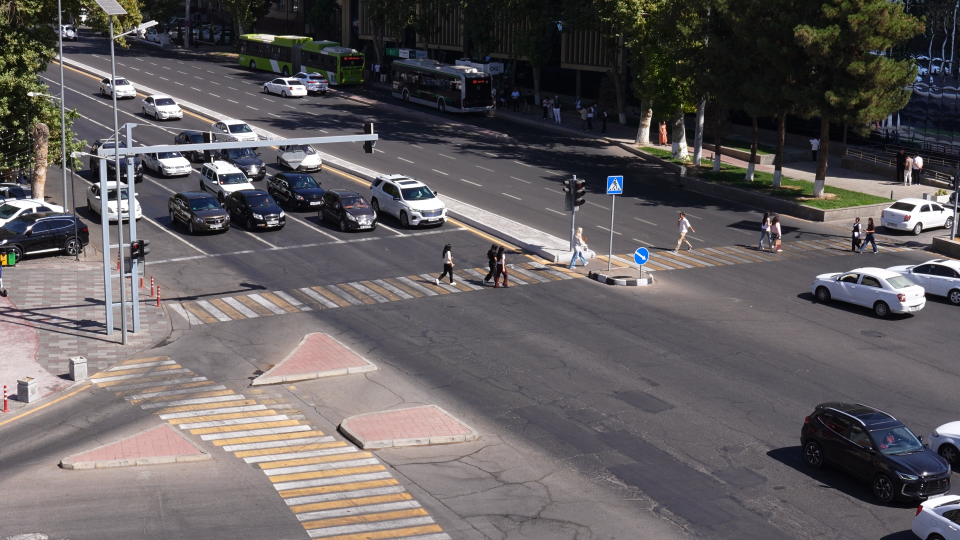
#> input picture src/assets/reference.jpg, 1920 x 1080 px (shown at 1/2 size)
$ python export_site_data.py ../src/assets/reference.jpg --out out.png
#> lines starting #> are read from the running program, lines starting #| are printed output that depends on the picture
### src/video.py
"""Video reading with frame skipping and downscaling."""
from __future__ import annotations

from dataclasses import dataclass
from typing import Iterator

import cv2
import numpy as np

from .config import REF_H, REF_W


@dataclass
class VideoInfo:
    path: str
    fps: float
    n_frames: int
    width: int
    height: int

    @property
    def duration(self) -> float:
        return self.n_frames / self.fps if self.fps else 0.0


def probe(path: str) -> VideoInfo:
    cap = cv2.VideoCapture(path)
    if not cap.isOpened():
        raise RuntimeError(f"cannot open {path}")
    info = VideoInfo(
        path=path,
        fps=cap.get(cv2.CAP_PROP_FPS) or 25.0,
        n_frames=int(cap.get(cv2.CAP_PROP_FRAME_COUNT)),
        width=int(cap.get(cv2.CAP_PROP_FRAME_WIDTH)),
        height=int(cap.get(cv2.CAP_PROP_FRAME_HEIGHT)),
    )
    cap.release()
    return info


# [28 lines left out: functions to_ref, iter_frames, not called in this run]

### src/scene.py
"""Scene layout of the fixed camera: crossings, stop lines, traffic lights, islands.

Geometry comes from scene.json (hand-annotated) in 1920x1080 reference pixels.
"""
from __future__ import annotations

import json
from dataclasses import dataclass
from pathlib import Path

import cv2
import numpy as np

SCENE_JSON = Path(__file__).with_name("scene.json")


def _poly(points) -> np.ndarray:
    return np.asarray(points, dtype=np.float32)


def inside(poly: np.ndarray, x: float, y: float) -> bool:
    return cv2.pointPolygonTest(poly, (float(x), float(y)), False) >= 0


# [4 lines left out: function side_of_line, not called in this run]


@dataclass
class Scene:
    crosswalks: dict[str, np.ndarray]
    stop_lines: dict[str, np.ndarray]
    stop_line_signal: dict[str, str]
    lights: dict[str, dict[str, tuple[int, int, int, int]]]
    islands: dict[str, np.ndarray]
    carriageway_heading: dict[str, float]

    @classmethod
    def load(cls, path: Path = SCENE_JSON) -> "Scene":
        d = json.loads(path.read_text())
        return cls(
            crosswalks={k: _poly(v) for k, v in d["crosswalks"].items()},
            stop_lines={k: _poly(v["line"]) for k, v in d["stop_lines"].items()},
            stop_line_signal={k: v["signal"] for k, v in d["stop_lines"].items()},
            lights={k: {lamp: tuple(box) for lamp, box in v.items() if not lamp.startswith("_")}
                    for k, v in d["traffic_lights"].items()},
            islands={k: _poly(v) for k, v in d["non_carriageway"].items() if not k.startswith("_")},
            carriageway_heading={k: float(v["heading_deg"]) for k, v in d["carriageways"].items()},
        )

    # [26 lines left out: functions to_video, crosswalk_at, not called in this run]

    def on_island(self, x: float, y: float) -> bool:
        return any(inside(p, x, y) for p in self.islands.values())

    # [25 lines left out: function draw, not called in this run]

### scripts/export_site_data.py
"""Export EDA data and figures for the team website from the cached tracks and signal phases.

    python scripts/export_site_data.py samples/*.MP4 --out ../traffic-event-detection-web/public/data

Writes:
    videos.json               per-video facts, counts over time, track totals, signal phases, alignment
    eda/*.jpg                 thumbnails, scene layout, motion heatmaps, trajectories, alignment check
Needs cache/<video>.tracks.csv (scripts/cache_tracks.py) and, for phases, cache/<video>.signals.json
(scripts/cache_signals.py).
"""
from __future__ import annotations

import argparse
import json
import math
import sys
from collections import Counter, defaultdict
from pathlib import Path

import cv2
import numpy as np

sys.path.insert(0, str(Path(__file__).resolve().parent.parent))

from src import align, config  # noqa: E402
from src.scene import Scene  # noqa: E402
from src.tracking import load_tracks  # noqa: E402
from src.video import iter_frames, probe  # noqa: E402

BIN_SEC = 5.0
MIN_CONF = 0.3
MIN_TRACK_DETS = 10          # ~1 s at the 10 Hz detection rate: shorter tracks are fragments
GROUPS = {"car": "cars", "bus": "heavy", "truck": "heavy", "motorcycle": "two_wheelers",
          "bicycle": "two_wheelers", "person": "pedestrians"}
# Sequential ramps from the site's chart palette (light -> dark).
BLUE_RAMP = ["#cde2fb", "#86b6ef", "#3987e5", "#256abf", "#104281"]
ORANGE_RAMP = ["#fde3d6", "#f5ad8c", "#eb6834", "#c24d1c", "#8a3310"]
JPEG = [cv2.IMWRITE_JPEG_QUALITY, 82]


def hex_to_bgr(h: str) -> np.ndarray:
    h = h.lstrip("#")
    return np.array([int(h[4:6], 16), int(h[2:4], 16), int(h[0:2], 16)], dtype=np.float32)


def ramp_lut(ramp: list[str]) -> np.ndarray:
    """256-entry BGR lookup table interpolating a sequential ramp."""
    stops = np.stack([hex_to_bgr(c) for c in ramp])
    x = np.linspace(0, 1, len(stops))
    t = np.linspace(0, 1, 256)
    return np.stack([np.interp(t, x, stops[:, i]) for i in range(3)], axis=1)


def heat_overlay(bg: np.ndarray, paths: list[np.ndarray], ramp: list[str]) -> np.ndarray:
    """Flow heatmap: how many distinct road users passed through each spot (not how long they stood there)."""
    h, w = bg.shape[:2]
    s = 4
    hist = np.zeros((h // s, w // s), np.float32)
    for path in paths:
        mask = np.zeros_like(hist, np.uint8)
        cv2.polylines(mask, [(path / s).astype(np.int32).reshape(-1, 1, 2)], False, 1, thickness=3)
        hist += mask
    hist = cv2.GaussianBlur(hist, (0, 0), 2)
    hist = np.clip(hist / max(np.percentile(hist[hist > 0], 99) if (hist > 0).any() else 1, 1e-6), 0, 1)
    hist = cv2.resize(hist, (w, h), interpolation=cv2.INTER_LINEAR)
    lut = ramp_lut(ramp)
    color = lut[(hist * 255).astype(np.uint8)]
    alpha = np.clip(hist * 1.4, 0, 0.92)[..., None]
    base = (cv2.cvtColor(cv2.cvtColor(bg, cv2.COLOR_BGR2GRAY), cv2.COLOR_GRAY2BGR) * 0.5).astype(np.float32)
    return (base * (1 - alpha) + color * alpha).astype(np.uint8)


def heading_color(dx: float, dy: float) -> tuple[int, int, int]:
    hue = int((math.degrees(math.atan2(dy, dx)) % 360) / 2)
    b, g, r = cv2.cvtColor(np.uint8([[[hue, 230, 255]]]), cv2.COLOR_HSV2BGR)[0, 0]
    return int(b), int(g), int(r)


def first_frame(video: str) -> np.ndarray:
    return next(iter_frames(video))[2]


def export_video(video: str, out_dir: Path, all_pts: dict, traj_canvas: np.ndarray) -> dict:
    name = Path(video).name
    vid = Path(video).stem
    info = probe(video)
    dets = [d for d in load_tracks(config.CACHE_DIR / f"{name}.tracks.csv") if d.conf >= MIN_CONF]
    sig_path = config.CACHE_DIR / f"{name}.signals.json"
    signals = json.loads(sig_path.read_text()) if sig_path.exists() else None
    A = np.array(signals["align"]) if signals else align.estimate_for_video(video, info.fps)[0]

    frame = first_frame(video)
    thumb = cv2.resize(frame, (960, 540), interpolation=cv2.INTER_AREA)
    cv2.imwrite(str(out_dir / "eda" / f"thumb_{vid}.jpg"), thumb, JPEG)
    brightness = float(cv2.cvtColor(frame, cv2.COLOR_BGR2HSV)[..., 2].mean())

    # counts over time: mean number of visible road users per detector frame, per group
    n_bins = int(math.ceil(info.duration / BIN_SEC))
    frames_in_bin = [set() for _ in range(n_bins)]
    sums = {g: np.zeros(n_bins) for g in set(GROUPS.values())}
    for d in dets:
        b = min(int(d.t // BIN_SEC), n_bins - 1)
        frames_in_bin[b].add(d.frame)
        sums[GROUPS[d.type]][b] += 1
    denom = np.array([max(len(f), 1) for f in frames_in_bin])
    counts = {"t": [round(i * BIN_SEC, 1) for i in range(n_bins)]}
    counts.update({g: np.round(v / denom, 2).tolist() for g, v in sums.items()})

    # unique road users (tracks long enough to be real), and trajectories in the reference view
    by_track: dict[int, list] = defaultdict(list)
    for d in dets:
        by_track[d.track_id].append(d)
    totals: Counter = Counter()
    for tid, ds in by_track.items():
        if len(ds) < MIN_TRACK_DETS:
            continue
        kind = Counter(d.type for d in ds).most_common(1)[0][0]
        totals[GROUPS[kind]] += 1
        foot = align.apply_points(A, np.array([((d.x1 + d.x2) / 2, d.y2) for d in ds]))
        key = "pedestrians" if kind == "person" else "vehicles"
        all_pts[key].append(foot)
        if kind != "person" and np.linalg.norm(foot[-1] - foot[0]) > 60:
            for p, q in zip(foot[:-1], foot[1:]):
                cv2.line(traj_canvas, tuple(p.astype(int)), tuple(q.astype(int)),
                         heading_color(*(q - p)), 1, cv2.LINE_AA)

    s = math.hypot(A[0][0], A[1][0])
    return {
        "id": vid,
        "file": name,
        "duration": round(info.duration, 2),
        "fps": round(info.fps, 3),
        "width": info.width,
        "height": info.height,
        "n_frames": info.n_frames,
        "size_gb": round(Path(video).stat().st_size / 1e9, 2),
        "bitrate_mbps": round(Path(video).stat().st_size * 8 / info.duration / 1e6, 1),
        "brightness": round(brightness, 1),
        "lighting": "daylight" if brightness >= 95 else "dusk",
        "thumb": f"eda/thumb_{vid}.jpg",
        "align": {"dx": round(A[0][2], 1), "dy": round(A[1][2], 1), "scale": round(s, 4),
                  "rot_deg": round(math.degrees(math.atan2(A[1][0], A[0][0])), 2),
                  "inliers": signals["align_inliers"] if signals else None},
        "tracks": dict(totals),
        "counts": counts,
        "signals": signals["phases"] if signals else [],
    }


def alignment_figure(video: str, out: Path) -> None:
    """Side by side: raw frame vs aligned frame, each blended with the reference view."""
    ref = cv2.imread(str(align.REFERENCE_IMAGE))
    f = first_frame(video)
    A, _ = align.estimate(f)
    warped = cv2.warpAffine(f, A, (config.REF_W, config.REF_H))
    crop = (slice(260, 700), slice(760, 1540))
    raw = cv2.addWeighted(f, 0.5, ref, 0.5, 0)[crop]
    fixed = cv2.addWeighted(warped, 0.5, ref, 0.5, 0)[crop]
    cv2.imwrite(str(out), np.hstack([raw, np.full((raw.shape[0], 8, 3), 255, np.uint8), fixed]), JPEG)


def main() -> int:
    ap = argparse.ArgumentParser(description=__doc__, formatter_class=argparse.RawDescriptionHelpFormatter)
    ap.add_argument("videos", nargs="+")
    ap.add_argument("--out", type=Path, required=True)
    args = ap.parse_args()
    (args.out / "eda").mkdir(parents=True, exist_ok=True)

    ref = cv2.imread(str(align.REFERENCE_IMAGE))
#> ref is the input picture: shape (1080, 1920, 3); mean B, G, R 94.6, 93.3, 98.2
    all_pts: dict[str, list] = {"vehicles": [], "pedestrians": []}
    traj = (ref * 0.35).astype(np.uint8)
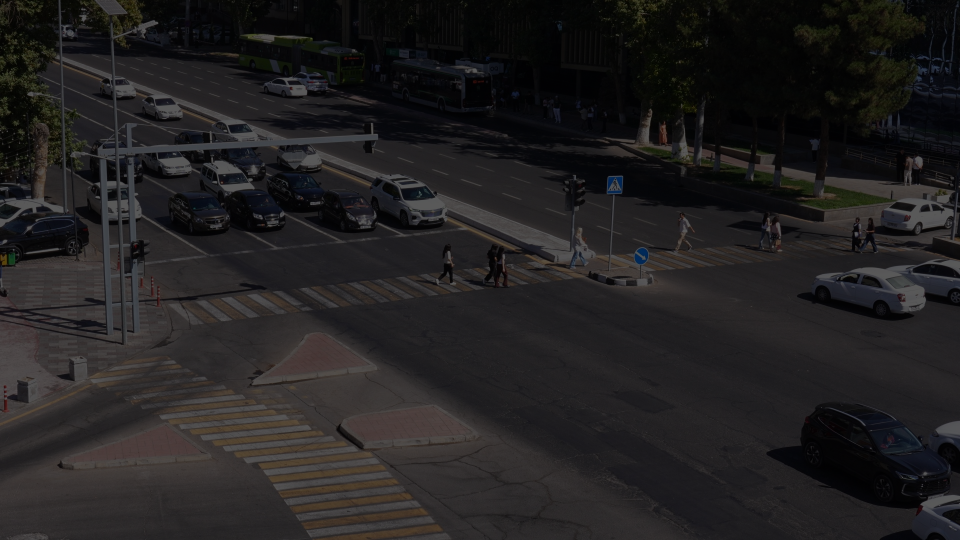
#> traj: shape (1080, 1920, 3) (shown at 1/2 size); mean B, G, R 32.6, 32.2, 33.9
    videos = []
    for v in args.videos:
        videos.append(export_video(v, args.out, all_pts, traj))
#> (the call stopped at in export_video, `dets = [d for d in load_tracks(config.CACHE_DIR / f"{name}.tracks.csv"..`: src is not available in this run)
        print(f"[{Path(v).name}] exported", flush=True)

    for key, ramp in (("vehicles", BLUE_RAMP), ("pedestrians", ORANGE_RAMP)):
        cv2.imwrite(str(args.out / "eda" / f"heat_{key}.jpg"), heat_overlay(ref, all_pts[key], ramp), JPEG)
#> this loop made 2 passes
#> pass 1, in heat_overlay, `base = (cv2.cvtColor(cv2.cvtColor(bg, cv2.COLOR_BGR2GRAY), cv2.COLOR_G..`:
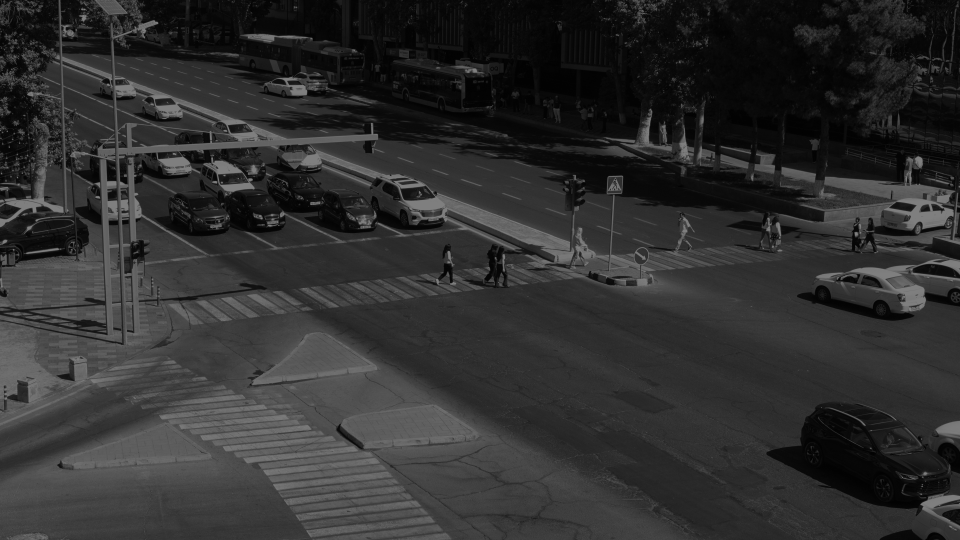
#> base: shape (1080, 1920, 3) float32 (shown at 1/2 size); min 0, max 127.5, mean 47.5
    cv2.imwrite(str(args.out / "eda" / "trajectories.jpg"), traj, JPEG)
    cv2.imwrite(str(args.out / "eda" / "scene_layout.jpg"), Scene.load().draw(ref), JPEG)
    shifted = max(videos, key=lambda d: abs(d["align"]["dx"]) + abs(d["align"]["dy"]))
    alignment_figure(next(v for v in args.videos if Path(v).stem == shifted["id"]),
                     args.out / "eda" / "alignment.jpg")

    (args.out / "videos.json").write_text(json.dumps({"videos": videos, "alignment_example": shifted["id"]},
                                                     separators=(",", ":")))
    print(f"wrote {args.out}")
    return 0


if __name__ == "__main__":
#> (the run stopped early here; a loop or call above may not have finished)
